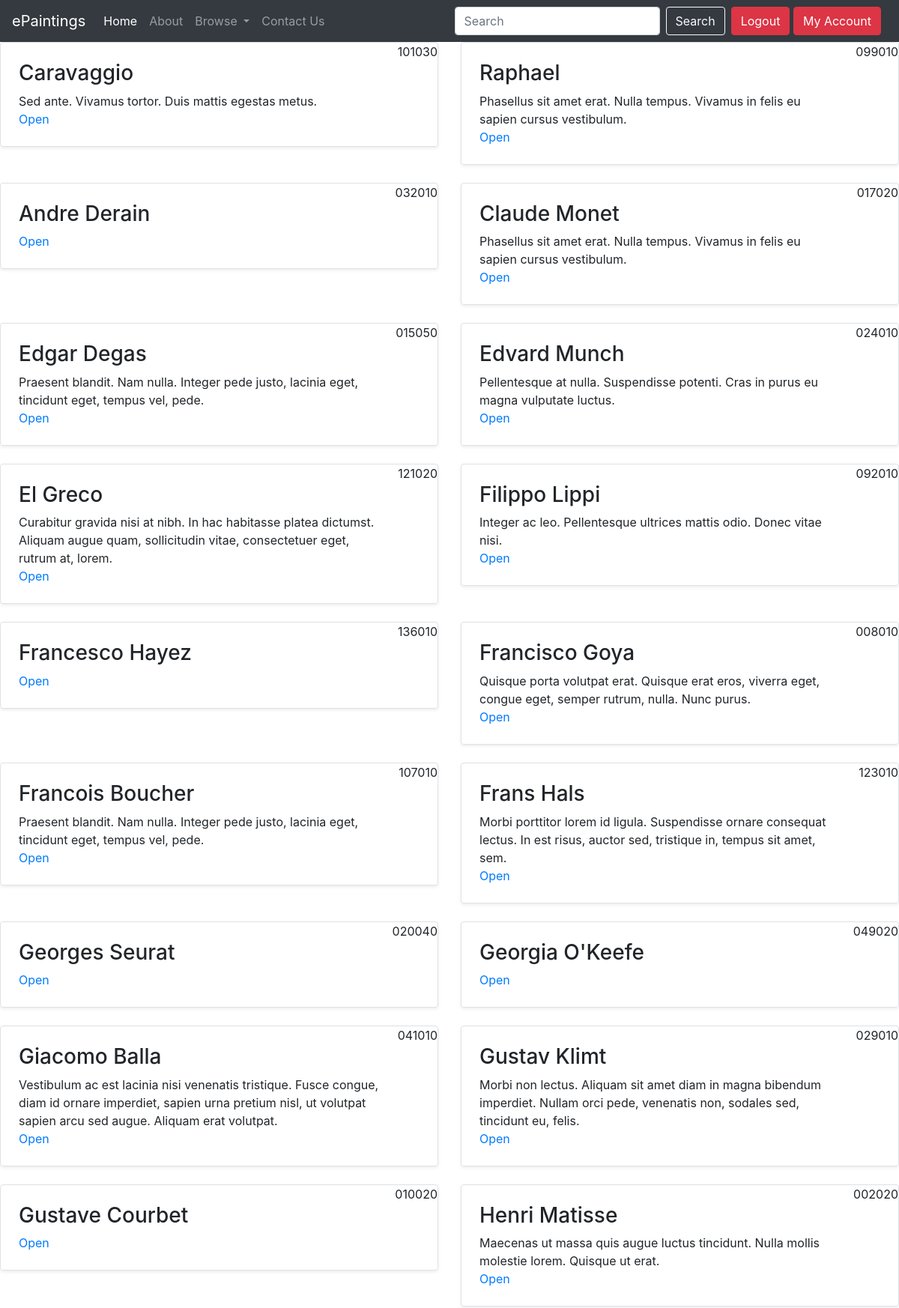
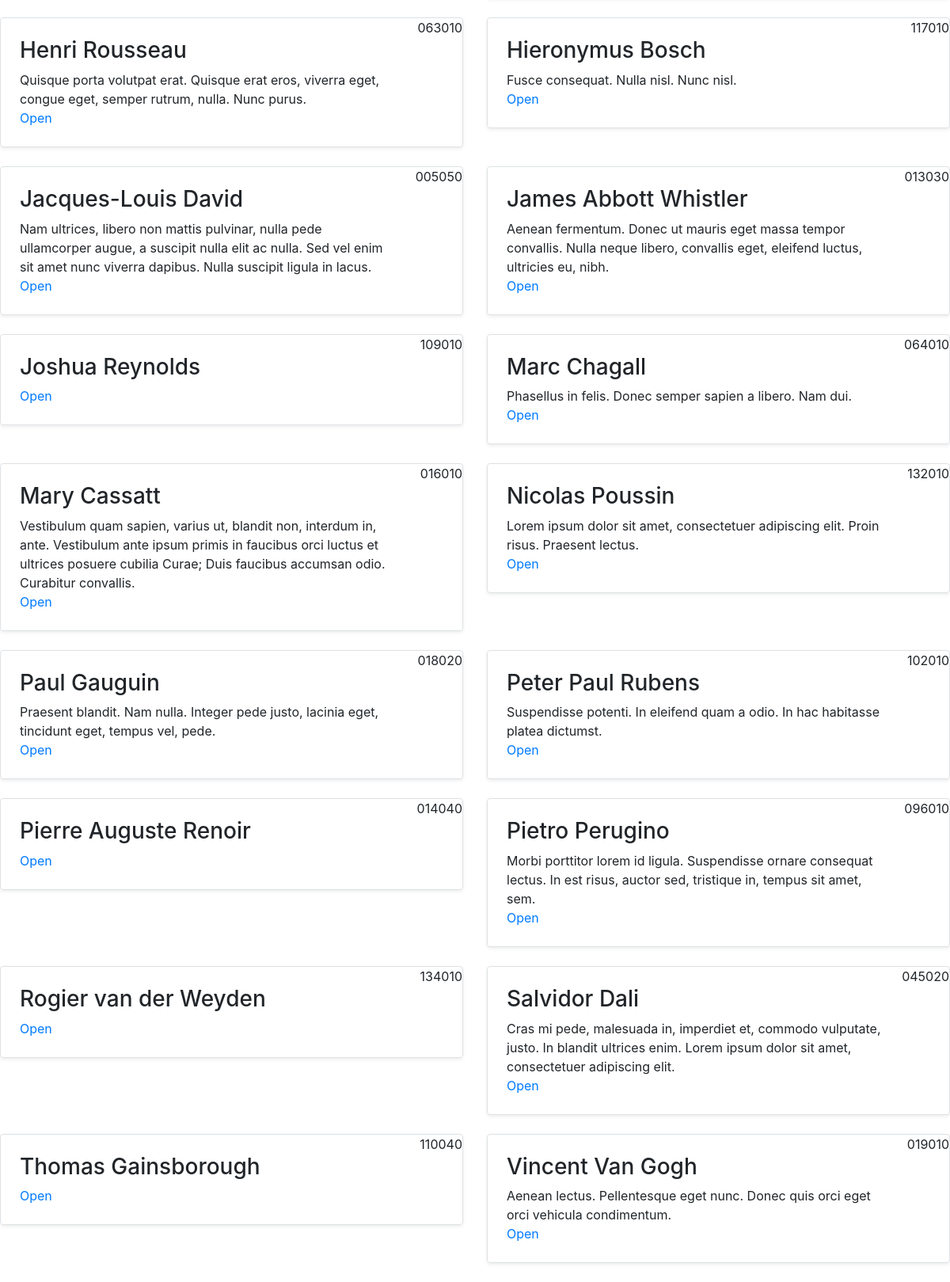
/popular_artists.php, run on the app's committed database (2 pictures, top to bottom).
### tables this page shows
CREATE TABLE `artists` (
  `ArtistID` int(11) NOT NULL,
  `FirstName` varchar(50) DEFAULT NULL,
  `LastName` varchar(50) NOT NULL,
  `Nationality` varchar(50) DEFAULT NULL,
  `Gender` varchar(1) DEFAULT 'M',
  `YearOfBirth` int(11) DEFAULT 0,
  `YearOfDeath` int(11) DEFAULT 0,
  `Details` longtext DEFAULT NULL,
  `ArtistLink` varchar(255) DEFAULT NULL
);

CREATE TABLE `reviews` (
  `RatingID` int(11) NOT NULL,
  `PaintingID` int(11) DEFAULT NULL,
  `ReviewDate` datetime DEFAULT NULL,
  `Rating` int(11) DEFAULT NULL,
  `Comment` longtext DEFAULT NULL
);

CREATE TABLE `paintings` (
  `PaintingID` int(11) NOT NULL,
  `ArtistID` int(11) DEFAULT 0,
  `GalleryID` int(11) DEFAULT NULL,
  `ImageFileName` varchar(50) NOT NULL,
  `Title` varchar(255) NOT NULL,
  `ShapeID` int(11) DEFAULT NULL,
  `MuseumLink` varchar(255) DEFAULT NULL,
  `AccessionNumber` varchar(255) DEFAULT NULL,
  `CopyrightText` varchar(255) DEFAULT 'Public domain',
  `Description` longtext DEFAULT NULL,
  `Excerpt` longtext DEFAULT NULL,
  `YearOfWork` int(11) DEFAULT 0,
  `Width` int(11) DEFAULT NULL,
  `Height` int(11) DEFAULT NULL,
  `Medium` varchar(255) DEFAULT 'Oil on canvas',
  `Cost` decimal(19,4) DEFAULT 700.0000,
  `MSRP` decimal(19,4) DEFAULT 900.0000,
  `GoogleLink` varchar(255) DEFAULT NULL,
  `GoogleDescription` longtext DEFAULT NULL,
  `WikiLink` varchar(255) DEFAULT NULL
);

### popular_artists.php (the view, shortened to what this page needs)
<!doctype html>
<html class="no-js" lang="en">
<head>
    <link rel="stylesheet" href="https://stackpath.bootstrapcdn.com/bootstrap/4.4.1/css/bootstrap.min.css"
>
</head>
<body>
    <nav class="navbar navbar-expand-lg navbar-dark bg-dark">
        <a class="navbar-brand" href="Userindex.php">ePaintings</a>
        <div class="collapse navbar-collapse" id="navbarSupportedContent">
            <ul class="navbar-nav mr-auto">
                <li class="nav-item active">
                    <a class="nav-link" href="Userindex.php">Home <span class="sr-only">(current)</span></a>
                </li>
                <li class="nav-item">
                    <a class="nav-link" href="about.php">About</a>
                </li>
                <li class="nav-item dropdown">
                    <a class="nav-link dropdown-toggle" href="#" id="navbarDropdown" role="button"
                        data-toggle="dropdown" aria-haspopup="true" aria-expanded="false">
                        Browse
                    </a>
                </li>
                <li class="nav-item">
                    <a class="nav-link" href="contact.php">Contact Us</a>
                </li>
            </ul>
            <form class="form-inline my-2 my-lg-0" action="search.php" method="post">
                <input class="form-control mr-sm-2" name="search" type="text" placeholder="Search" aria-label="Search">
                <button name="submit" class="btn btn-outline-light my-2 my-sm-0" type="submit">Search</button>
            </form>
            <div class="mx-2">
                <button class="btn btn-danger" data-toggle="modal" data-target="#loginModal">Logout</button>
                <button class="btn btn-danger" data-toggle="modal" data-target="#signupModal">My Account</button>
            </div>
        </div>
    </nav>
    <?php
			include_once("DatabaseConnect.php");
            ?>
    <div class="row">
        <?php
            $sql= "SELECT  * FROM artists
            NATURAL JOIN paintings
            NATURAL JOIN reviews
            GROUP BY FirstName,LastName
            HAVING Rating>=4
            ";
          $resultset = mysqli_query($conn, $sql) or die("database error:". mysqli_error($conn));
          while( $record = mysqli_fetch_array($resultset) )
          {
              ?>
        <div class="col-sm-6">
            <div class="row-md-2">
                <div
                    class="row no-gutters border rounded overflow-hidden flex-md-row mb-4 shadow-sm h-md-250 position-relative">
                    <div class="col p-4 d-flex flex-column position-static">
                        <h3>
                            <?php echo $record['FirstName']; ?>
                            <?php echo $record['LastName']; ?>
                        </h3>
                        <?php echo $record['Comment']; ?>
                        <a href="viewDetails.php?ArtistID=<?php echo  $record['ArtistID'];;  ?>">Open</a>
                    </div>
                    <div class="col-auto d-none d-lg-block">
                        <?php echo $record['ImageFileName']; ?>
                    </div>
                </div>
            </div>
        </div>
        <?php
          }
              ?>
    </div>
</body>
</html>

### data on the page
artists: LastName "Caravaggio", reviews.Comment "Sed ante. Vivamus tortor. Duis mattis egestas metus.", paintings.ImageFileName "101030"
artists: LastName "Raphael", reviews.Comment "Phasellus sit amet erat. Nulla tempus. Vivamus in felis eu sapien cursus vestibulum.", paintings.ImageFileName "099010"
artists: FirstName "Andre", LastName "Derain", paintings.ImageFileName "032010"
artists: FirstName "Claude", LastName "Monet", reviews.Comment "Phasellus sit amet erat. Nulla tempus. Vivamus in felis eu sapien cursus vestibulum.", paintings.ImageFileName "017020"
artists: FirstName "Edgar", LastName "Degas", reviews.Comment "Praesent blandit. Nam nulla. Integer pede justo, lacinia eget, tincidunt eget, tempus vel, pede.", paintings.ImageFileName "015050"
artists: FirstName "Edvard", LastName "Munch", reviews.Comment "Pellentesque at nulla. Suspendisse potenti. Cras in purus eu magna vulputate luctus.", paintings.ImageFileName "024010"
artists: FirstName "El", LastName "Greco", reviews.Comment "Curabitur gravida nisi at nibh. In hac habitasse platea dictumst. Aliquam augue quam, sollicitudin vitae, consectetuer eget, rutrum at, lorem.", paintings.ImageFileName "121020"
artists: FirstName "Filippo", LastName "Lippi", reviews.Comment "Integer ac leo. Pellentesque ultrices mattis odio. Donec vitae nisi.", paintings.ImageFileName "092010"
artists: FirstName "Francesco", LastName "Hayez", paintings.ImageFileName "136010"
artists: FirstName "Francisco", LastName "Goya", reviews.Comment "Quisque porta volutpat erat. Quisque erat eros, viverra eget, congue eget, semper rutrum, nulla. Nunc purus.", paintings.ImageFileName "008010"
artists: FirstName "Francois", LastName "Boucher", reviews.Comment "Praesent blandit. Nam nulla. Integer pede justo, lacinia eget, tincidunt eget, tempus vel, pede.", paintings.ImageFileName "107010"
artists: FirstName "Frans", LastName "Hals", reviews.Comment "Morbi porttitor lorem id ligula. Suspendisse ornare consequat lectus. In est risus, auctor sed, tristique in, tempus sit amet, sem.", paintings.ImageFileName "123010"
artists: FirstName "Georges", LastName "Seurat", paintings.ImageFileName "020040"
artists: FirstName "Georgia", LastName "O'Keefe", paintings.ImageFileName "049020"
artists: FirstName "Giacomo", LastName "Balla", reviews.Comment "Vestibulum ac est lacinia nisi venenatis tristique. Fusce congue, diam id ornare imperdiet, sapien urna pretium nisl, ut volutpat sapien arcu sed augue. Aliquam erat volutpat.", paintings.ImageFileName "041010"
artists: FirstName "Gustav", LastName "Klimt", reviews.Comment "Morbi non lectus. Aliquam sit amet diam in magna bibendum imperdiet. Nullam orci pede, venenatis non, sodales sed, tincidunt eu, felis.", paintings.ImageFileName "029010"
artists: FirstName "Gustave", LastName "Courbet", paintings.ImageFileName "010020"
artists: FirstName "Henri", LastName "Matisse", reviews.Comment "Maecenas ut massa quis augue luctus tincidunt. Nulla mollis molestie lorem. Quisque ut erat.", paintings.ImageFileName "002020"
artists: FirstName "Henri", LastName "Rousseau", reviews.Comment "Quisque porta volutpat erat. Quisque erat eros, viverra eget, congue eget, semper rutrum, nulla. Nunc purus.", paintings.ImageFileName "063010"
artists: FirstName "Hieronymus", LastName "Bosch", reviews.Comment "Fusce consequat. Nulla nisl. Nunc nisl.", paintings.ImageFileName "117010"
artists: FirstName "Jacques-Louis", LastName "David", reviews.Comment "Nam ultrices, libero non mattis pulvinar, nulla pede ullamcorper augue, a suscipit nulla elit ac nulla. Sed vel enim sit amet nunc viverra dapibus. Nulla suscipit ligula in lacus.", paintings.ImageFileName "005050"
artists: FirstName "James Abbott", LastName "Whistler", reviews.Comment "Aenean fermentum. Donec ut mauris eget massa tempor convallis. Nulla neque libero, convallis eget, eleifend luctus, ultricies eu, nibh.", paintings.ImageFileName "013030"
artists: FirstName "Joshua", LastName "Reynolds", paintings.ImageFileName "109010"
artists: FirstName "Marc", LastName "Chagall", reviews.Comment "Phasellus in felis. Donec semper sapien a libero. Nam dui.", paintings.ImageFileName "064010"
artists: FirstName "Mary", LastName "Cassatt", reviews.Comment "Vestibulum quam sapien, varius ut, blandit non, interdum in, ante. Vestibulum ante ipsum primis in faucibus orci luctus et ultrices posuere cubilia Curae; Duis faucibus accumsan odio. Curabitur convallis.", paintings.ImageFileName "016010"
artists: FirstName "Nicolas", LastName "Poussin", reviews.Comment "Lorem ipsum dolor sit amet, consectetuer adipiscing elit. Proin risus. Praesent lectus.", paintings.ImageFileName "132010"
artists: FirstName "Paul", LastName "Gauguin", reviews.Comment "Praesent blandit. Nam nulla. Integer pede justo, lacinia eget, tincidunt eget, tempus vel, pede.", paintings.ImageFileName "018020"
artists: FirstName "Peter Paul", LastName "Rubens", reviews.Comment "Suspendisse potenti. In eleifend quam a odio. In hac habitasse platea dictumst.", paintings.ImageFileName "102010"
artists: FirstName "Pierre Auguste", LastName "Renoir", paintings.ImageFileName "014040"
artists: FirstName "Pietro", LastName "Perugino", reviews.Comment "Morbi porttitor lorem id ligula. Suspendisse ornare consequat lectus. In est risus, auctor sed, tristique in, tempus sit amet, sem.", paintings.ImageFileName "096010"
artists: FirstName "Rogier van der", LastName "Weyden", paintings.ImageFileName "134010"
artists: FirstName "Salvidor", LastName "Dali", reviews.Comment "Cras mi pede, malesuada in, imperdiet et, commodo vulputate, justo. In blandit ultrices enim. Lorem ipsum dolor sit amet, consectetuer adipiscing elit.", paintings.ImageFileName "045020"
artists: FirstName "Thomas", LastName "Gainsborough", paintings.ImageFileName "110040"
artists: FirstName "Vincent", LastName "Van Gogh", reviews.Comment "Aenean lectus. Pellentesque eget nunc. Donec quis orci eget orci vehicula condimentum.", paintings.ImageFileName "019010"
